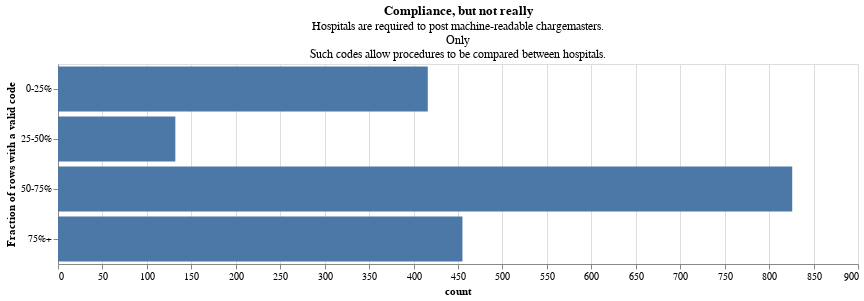

Here is the notebook cell this chart was saved with:
### Code cell
import altair as alt
alt.renderers.enable('jupyterlab')

base = alt.Chart(source, title = {
      "text": ["Compliance, but not really"], 
      "subtitle": [
          "Hospitals are required to post machine-readable chargemasters.", 
          "Only ", 
          "Such codes allow procedures to be compared between hospitals."
      ],
      "color": "black",
      "subtitleColor": "black"
    })

bar = base.mark_bar().encode(
    y=alt.Y('fraction_coded', title = 'Fraction of rows with a valid code'),
    x='count',
)

bar.properties(height = 200, width = 800)

### Figure 1 — Vega-Lite specification as saved in the notebook (floating-point values rounded to 4 significant figures)
{"$schema": "https://vega.github.io/schema/vega-lite/v4.17.0.json", "config": {"view": {"continuousHeight": 300, "continuousWidth": 400}}, "data": {"name": "data-1a2bcafcb190610c1917e4169d947bdb"}, "datasets": {"data-1a2bcafcb190610c1917e4169d947bdb": [{"count": 826, "fraction_coded": "50-75%"}, {"count": 455, "fraction_coded": "75%+"}, {"count": 132, "fraction_coded": "25-50%"}, {"count": 416, "fraction_coded": "0-25%"}]}, "encoding": {"x": {"field": "count", "type": "quantitative"}, "y": {"field": "fraction_coded", "title": "Fraction of rows with a valid code", "type": "nominal"}}, "height": 200, "mark": "bar", "title": {"color": "black", "subtitle": ["Hospitals are required to post machine-readable chargemasters.", "Only ", "Such codes allow procedures to be compared between hospitals."], "subtitleColor": "black", "text": ["Compliance, but not really"]}, "width": 800}
